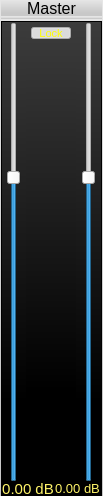
<?xml version="1.0" encoding="UTF-8"?>
<ui version="4.0">
 <class>CMasterWidget</class>
 <widget class="QFrame" name="CMasterWidget">
  <property name="geometry">
   <rect>
    <x>0</x>
    <y>0</y>
    <width>103</width>
    <height>496</height>
   </rect>
  </property>
  <property name="sizePolicy">
   <sizepolicy hsizetype="Fixed" vsizetype="Preferred">
    <horstretch>0</horstretch>
    <verstretch>0</verstretch>
   </sizepolicy>
  </property>
  <property name="minimumSize">
   <size>
    <width>103</width>
    <height>0</height>
   </size>
  </property>
  <property name="maximumSize">
   <size>
    <width>103</width>
    <height>16777215</height>
   </size>
  </property>
  <property name="windowTitle">
   <string>Form</string>
  </property>
  <property name="styleSheet">
   <string notr="true">QFrame{background-color: qlineargradient(spread:pad, x1:0, y1:0, x2:0, y2:1, stop:0 rgba(230, 230, 230, 255), stop:0.8 rgba(200, 200, 200, 255));}
</string>
  </property>
  <layout class="QVBoxLayout" name="verticalLayout">
   <property name="spacing">
    <number>1</number>
   </property>
   <property name="leftMargin">
    <number>1</number>
   </property>
   <property name="topMargin">
    <number>0</number>
   </property>
   <property name="rightMargin">
    <number>1</number>
   </property>
   <property name="bottomMargin">
    <number>0</number>
   </property>
   <item>
    <widget class="QSynthPanel" name="frame">
     <property name="lineWidth">
      <number>0</number>
     </property>
     <layout class="QVBoxLayout" name="verticalLayout_3">
      <property name="spacing">
       <number>0</number>
      </property>
      <property name="leftMargin">
       <number>0</number>
      </property>
      <property name="topMargin">
       <number>0</number>
      </property>
      <property name="rightMargin">
       <number>0</number>
      </property>
      <property name="bottomMargin">
       <number>0</number>
      </property>
      <item>
       <widget class="EffectLabel" name="label">
        <property name="minimumSize">
         <size>
          <width>0</width>
          <height>16</height>
         </size>
        </property>
        <property name="maximumSize">
         <size>
          <width>16777215</width>
          <height>16</height>
         </size>
        </property>
        <property name="font">
         <font>
          <pointsize>12</pointsize>
         </font>
        </property>
        <property name="text">
         <string>Master</string>
        </property>
        <property name="alignment">
         <set>Qt::AlignCenter</set>
        </property>
       </widget>
      </item>
     </layout>
    </widget>
   </item>
   <item>
    <widget class="QSynthPanel" name="verticalFrame">
     <layout class="QVBoxLayout" name="EffectLayout">
      <property name="spacing">
       <number>1</number>
      </property>
      <property name="leftMargin">
       <number>0</number>
      </property>
      <property name="topMargin">
       <number>2</number>
      </property>
      <property name="rightMargin">
       <number>0</number>
      </property>
      <property name="bottomMargin">
       <number>0</number>
      </property>
     </layout>
    </widget>
   </item>
   <item>
    <spacer name="verticalSpacer">
     <property name="orientation">
      <enum>Qt::Vertical</enum>
     </property>
     <property name="sizeType">
      <enum>QSizePolicy::Fixed</enum>
     </property>
     <property name="sizeHint" stdset="0">
      <size>
       <width>20</width>
       <height>1</height>
      </size>
     </property>
    </spacer>
   </item>
   <item>
    <widget class="QFrame" name="horizontalFrame">
     <property name="styleSheet">
      <string notr="true">QFrame{background-color: qlineargradient(spread:pad, x1:0, y1:0, x2:0, y2:1, stop:0 rgba(60, 60, 60, 255), stop:0.8 rgba(0, 0, 0, 255));}</string>
     </property>
     <property name="frameShape">
      <enum>QFrame::StyledPanel</enum>
     </property>
     <property name="frameShadow">
      <enum>QFrame::Sunken</enum>
     </property>
     <layout class="QVBoxLayout" name="verticalLayout_2">
      <property name="spacing">
       <number>0</number>
      </property>
      <property name="leftMargin">
       <number>0</number>
      </property>
      <property name="topMargin">
       <number>0</number>
      </property>
      <property name="rightMargin">
       <number>0</number>
      </property>
      <property name="bottomMargin">
       <number>0</number>
      </property>
      <item>
       <layout class="QHBoxLayout" name="horizontalLayout_2">
        <property name="spacing">
         <number>1</number>
        </property>
        <item>
         <widget class="QSynthSlider" name="VolL">
          <property name="sizePolicy">
           <sizepolicy hsizetype="Fixed" vsizetype="Expanding">
            <horstretch>0</horstretch>
            <verstretch>0</verstretch>
           </sizepolicy>
          </property>
          <property name="maximum">
           <number>150</number>
          </property>
          <property name="sliderPosition">
           <number>100</number>
          </property>
          <property name="orientation">
           <enum>Qt::Vertical</enum>
          </property>
         </widget>
        </item>
        <item>
         <widget class="CStereoPeak" name="Peak">
          <property name="sizePolicy">
           <sizepolicy hsizetype="Preferred" vsizetype="Preferred">
            <horstretch>0</horstretch>
            <verstretch>0</verstretch>
           </sizepolicy>
          </property>
          <property name="minimumSize">
           <size>
            <width>50</width>
            <height>0</height>
           </size>
          </property>
          <property name="maximumSize">
           <size>
            <width>50</width>
            <height>16777215</height>
           </size>
          </property>
          <property name="frameShape">
           <enum>QFrame::NoFrame</enum>
          </property>
          <property name="frameShadow">
           <enum>QFrame::Plain</enum>
          </property>
          <widget class="QToolButton" name="Lock">
           <property name="geometry">
            <rect>
             <x>5</x>
             <y>5</y>
             <width>40</width>
             <height>12</height>
            </rect>
           </property>
           <property name="minimumSize">
            <size>
             <width>40</width>
             <height>0</height>
            </size>
           </property>
           <property name="maximumSize">
            <size>
             <width>40</width>
             <height>12</height>
            </size>
           </property>
           <property name="font">
            <font>
             <pointsize>8</pointsize>
            </font>
           </property>
           <property name="styleSheet">
            <string notr="true">QToolButton:checked{color:yellow;}</string>
           </property>
           <property name="text">
            <string>Lock</string>
           </property>
           <property name="checkable">
            <bool>true</bool>
           </property>
           <property name="checked">
            <bool>true</bool>
           </property>
          </widget>
         </widget>
        </item>
        <item>
         <widget class="QSynthSlider" name="VolR">
          <property name="sizePolicy">
           <sizepolicy hsizetype="Fixed" vsizetype="Expanding">
            <horstretch>0</horstretch>
            <verstretch>0</verstretch>
           </sizepolicy>
          </property>
          <property name="maximum">
           <number>150</number>
          </property>
          <property name="sliderPosition">
           <number>100</number>
          </property>
          <property name="orientation">
           <enum>Qt::Vertical</enum>
          </property>
         </widget>
        </item>
       </layout>
      </item>
      <item>
       <layout class="QHBoxLayout" name="horizontalLayout">
        <property name="spacing">
         <number>0</number>
        </property>
        <item>
         <widget class="QLabel" name="VolLabelL">
          <property name="minimumSize">
           <size>
            <width>0</width>
            <height>13</height>
           </size>
          </property>
          <property name="maximumSize">
           <size>
            <width>16777215</width>
            <height>13</height>
           </size>
          </property>
          <property name="font">
           <font>
            <pointsize>11</pointsize>
           </font>
          </property>
          <property name="styleSheet">
           <string notr="true">background: black; color: rgb(255, 244, 105);</string>
          </property>
          <property name="text">
           <string>0.00 dB</string>
          </property>
          <property name="alignment">
           <set>Qt::AlignCenter</set>
          </property>
         </widget>
        </item>
        <item>
         <widget class="QLabel" name="VolLabelR">
          <property name="minimumSize">
           <size>
            <width>0</width>
            <height>13</height>
           </size>
          </property>
          <property name="maximumSize">
           <size>
            <width>16777215</width>
            <height>13</height>
           </size>
          </property>
          <property name="font">
           <font>
            <pointsize>10</pointsize>
           </font>
          </property>
          <property name="styleSheet">
           <string notr="true">background: black; color: rgb(255, 244, 105);</string>
          </property>
          <property name="text">
           <string>0.00 dB</string>
          </property>
          <property name="alignment">
           <set>Qt::AlignCenter</set>
          </property>
         </widget>
        </item>
       </layout>
      </item>
     </layout>
    </widget>
   </item>
  </layout>
 </widget>
 <customwidgets>
  <customwidget>
   <class>QSynthPanel</class>
   <extends>QFrame</extends>
   <header>qsynthpanel.h</header>
   <container>1</container>
  </customwidget>
  <customwidget>
   <class>EffectLabel</class>
   <extends>QLabel</extends>
   <header>effectlabel.h</header>
  </customwidget>
  <customwidget>
   <class>QSynthSlider</class>
   <extends>QSlider</extends>
   <header>qsynthslider.h</header>
  </customwidget>
  <customwidget>
   <class>CStereoPeak</class>
   <extends>QFrame</extends>
   <header>cstereopeak.h</header>
   <container>1</container>
  </customwidget>
 </customwidgets>
 <resources/>
 <connections/>
</ui>
